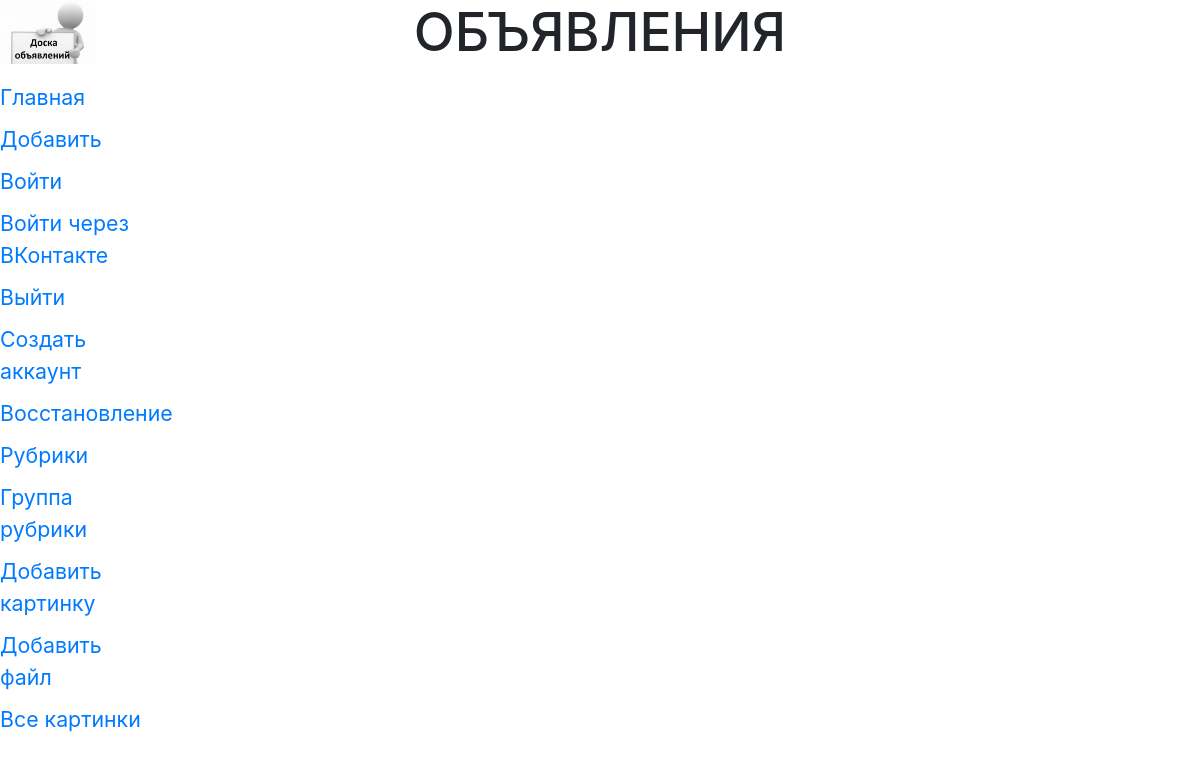
/bboard/all_img/, run on an earlier commit of the app's database.
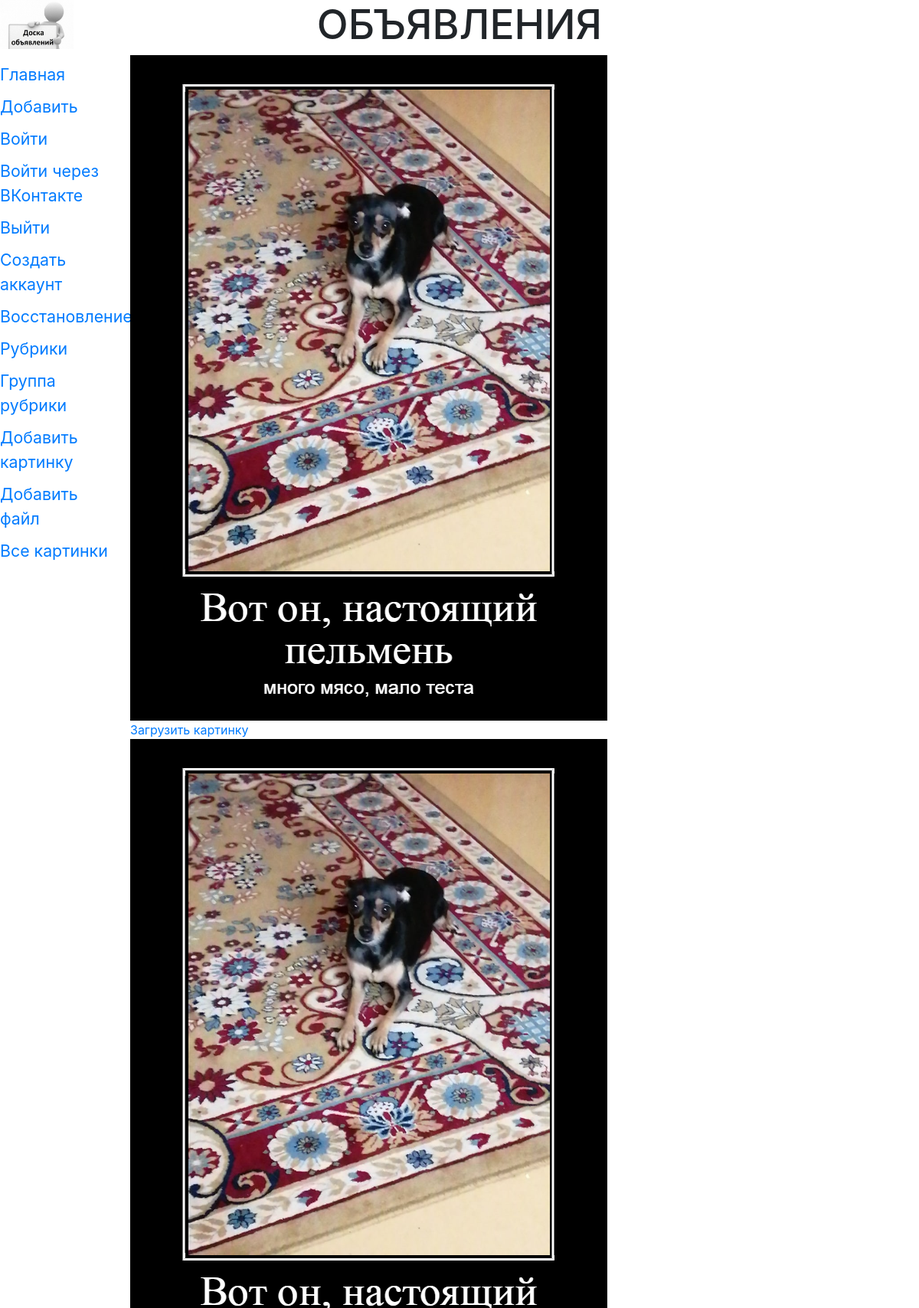
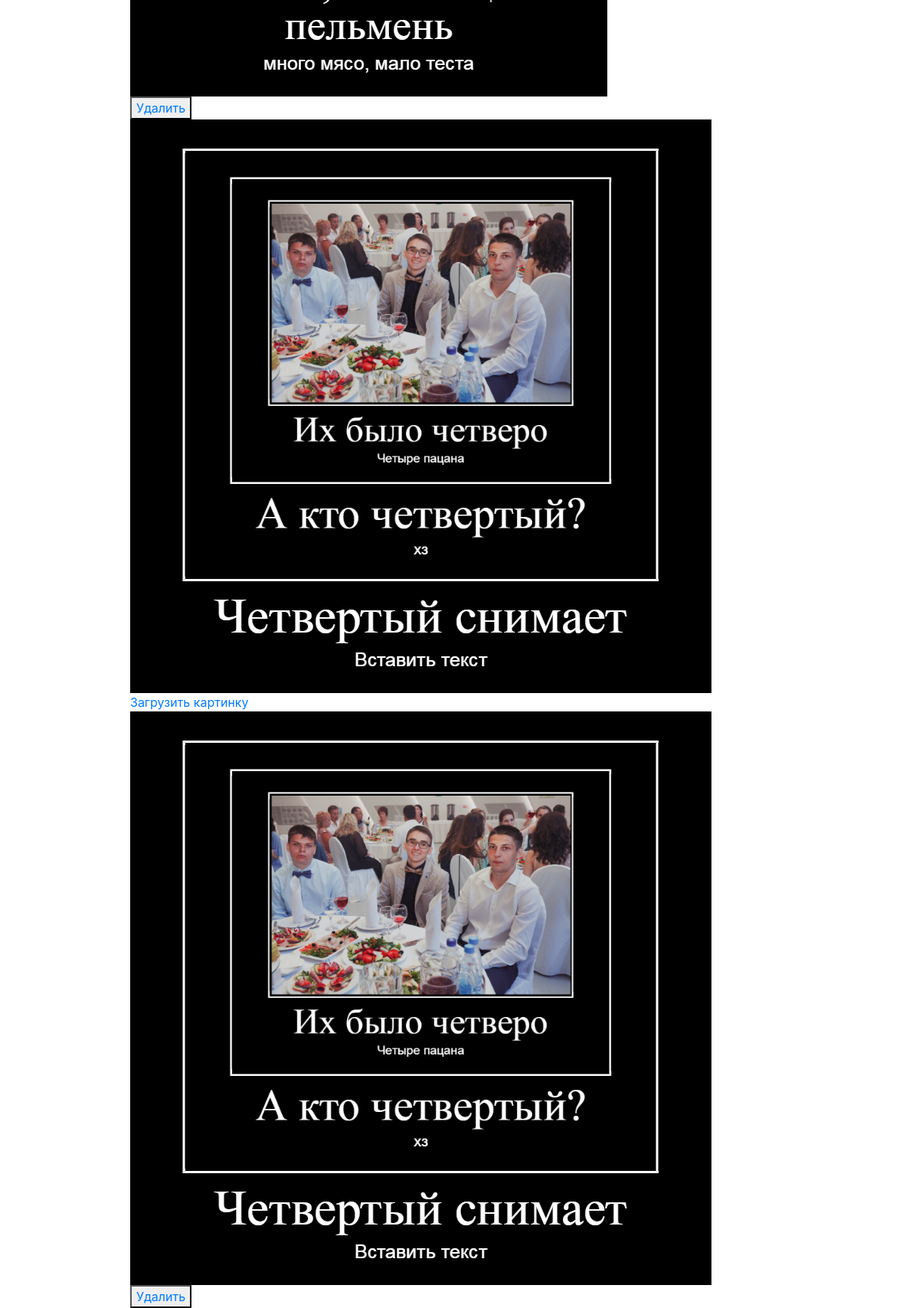
And on a later commit of the database (2 pictures, top to bottom).
### bboard/models.py (models this page shows)
class Img(models.Model):#картинки
    img = models.ImageField(verbose_name='Изображение', upload_to=get_timestamp_path)
    desc = models.TextField(verbose_name='Описание')
    class Meta:
        verbose_name='Изображение'
        verbose_name_plural = 'Изображения'

### bboard/views.py (the view)
# urls.py: path('all_img/', AllImg, name='all_img'),
def AllImg(request):#показатьт все фото
    imgs = Img.objects.all()
    context = {'imgs': imgs}
    return render(request, 'bboard/AllImg.html', context)#

### bboard/templates/bboard/AllImg.html
{% extends "layout/basic.html" %}
{% load bootstrap4 %}
{% load thumbnail %}
{% block content %}
{% for img in imgs %}
<div class="b">
    <div><img src="{% thumbnail img.img '300x200'%}"></div>
    <div><a href="{{ img.img.url }}">Загрузить картинку</div>
    <div><img src="{{ img.img.url }}"></div>
    <button><a href="{% url 'img_delete' pk=img.pk %}">Удалить</a></button>
</div>
{% endfor %}
{% endblock %}

### bboard/templates/layout/basic.html (shortened to what this page needs)
{% load static %}
{% load bootstrap4 %}
{% load cache %}
<!DOCTYPE html>
<html>
    <head>
        <link rel="stylesheet" type="text/css" href="{% static 'bboard/style.css' %}">
        {% bootstrap_css %}
    </head>
    <body>
        <header>
            <h1>Объявления</h1>
        </header>
        {% cache 300 navbar %}
        <nav>
            <a href="{% url 'index' %}">Главная</a>
            <a href="{% url 'add' %}">Добавить</a>
            <a href="{% url 'login' %}">Войти</a>
            <a href="{% url 'social:begin' 'vk-oauth2' %}">Войти через ВКонтакте</a>
            <a href="{% url 'logout' %}">Выйти</a>
            <a href="{% url 'add_user' %}">Создать аккаунт</a>
            <a href="{% url 'password_reset' %}">Восстановление</a>
            <a href="{% url 'rubrics' %}">Рубрики</a>
            <a href="{% url 'rubrics_formset' %}">Группа рубрики</a>
            <a href="{% url 'add_img' %}">Добавить картинку</a>
            <a href="{% url 'add_file' %}">Добавить файл</a>
            <a href="{% url 'all_img' %}">Все картинки</a>
        </nav>
        {% endcache %}
        <section>
        {% block content %}
        {% endblock %}
        </section>
    </body>
</html>

### bboard/static/bboard/style.css (style rules this page uses)
header h1 { font-size: 40pt; text-transform: uppercase; text-align: center; background: url("bg.jpg") left/auto 100% no-repeat; }
nav { font-size: 16pt; width: 150px; float: left; }
nav a { display: block; margin: 10px 0px; }
section { margin-left: 170px; }

What changed in the data, as far as the page shows it:
added Img: img (picture)
added Img: img (picture)
